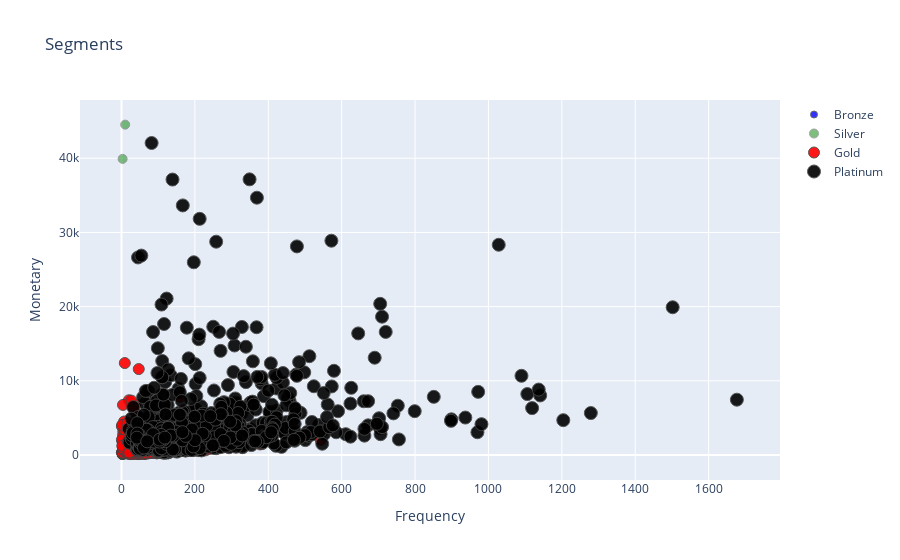

This figure's notebook cell:
### Markdown cell above
#### We can deduce that Gold, Silver and Bronze customers do not buy frequently only Platinum customers buy way way more frequently

### Code cell
#Frequency Vs Monetary
graph = RFMScores.query("Monetary < 50000 and Frequency < 2000")   # we using only a subset of the entire data

plot_data = [
    gobj.Scatter(
        x=graph.query("RFM_Loyalty_Level == 'Bronze'")['Frequency'],
        y=graph.query("RFM_Loyalty_Level == 'Bronze'")['Monetary'],
        mode='markers',
        name='Bronze',
        marker= dict(size= 7,
            line= dict(width=1),
            color= 'blue',
            opacity= 0.8
           )
    ),
        gobj.Scatter(
        x=graph.query("RFM_Loyalty_Level == 'Silver'")['Frequency'],
        y=graph.query("RFM_Loyalty_Level == 'Silver'")['Monetary'],
        mode='markers',
        name='Silver',
        marker= dict(size= 9,
            line= dict(width=1),
            color= 'green',
            opacity= 0.5
           )
    ),
        gobj.Scatter(
        x=graph.query("RFM_Loyalty_Level == 'Gold'")['Frequency'],
        y=graph.query("RFM_Loyalty_Level == 'Gold'")['Monetary'],
        mode='markers',
        name='Gold',
        marker= dict(size= 11,
            line= dict(width=1),
            color= 'red',
            opacity= 0.9
           )
    ),
    gobj.Scatter(
        x=graph.query("RFM_Loyalty_Level == 'Platinum'")['Frequency'],
        y=graph.query("RFM_Loyalty_Level == 'Platinum'")['Monetary'],
        mode='markers',
        name='Platinum',
        marker= dict(size= 13,
            line= dict(width=1),
            color= 'black',
            opacity= 0.9
           )
    ),
]

plot_layout = gobj.Layout(
        yaxis= {'title': "Monetary"},
        xaxis= {'title': "Frequency"},
        title='Segments'
    )
fig = gobj.Figure(data=plot_data, layout=plot_layout)
po.iplot(fig)

### Figure 1 — Plotly figure (JSON) as saved in the notebook; plotly's stock layout.template omitted (floating-point values rounded to 4 significant figures; data arrays with more than 128 entries replaced by an {"elided": "..."} marker saying what was removed)
{"data": [{"marker": {"color": "blue", "line": {"width": 1}, "opacity": 0.8, "size": 7}, "mode": "markers", "name": "Bronze", "type": "scatter", "x": {"elided": "705 int values"}, "y": {"elided": "705 float values"}}, {"marker": {"color": "green", "line": {"width": 1}, "opacity": 0.5, "size": 9}, "mode": "markers", "name": "Silver", "type": "scatter", "x": {"elided": "894 int values"}, "y": {"elided": "894 float values"}}, {"marker": {"color": "red", "line": {"width": 1}, "opacity": 0.9, "size": 11}, "mode": "markers", "name": "Gold", "type": "scatter", "x": {"elided": "1180 int values"}, "y": {"elided": "1180 float values"}}, {"marker": {"color": "black", "line": {"width": 1}, "opacity": 0.9, "size": 13}, "mode": "markers", "name": "Platinum", "type": "scatter", "x": {"elided": "1123 int values"}, "y": {"elided": "1123 float values"}}], "layout": {"title": {"text": "Segments"}, "xaxis": {"title": {"text": "Frequency"}}, "yaxis": {"title": {"text": "Monetary"}}}}
